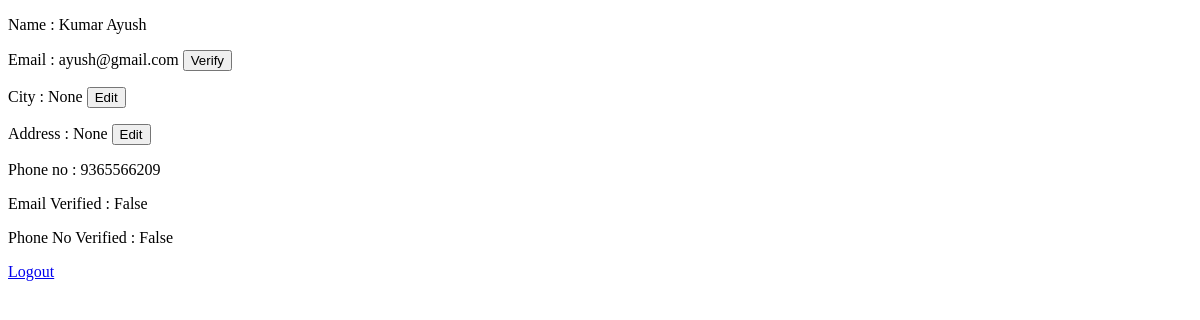
Before: /uprofile (signed in) with the older database file.
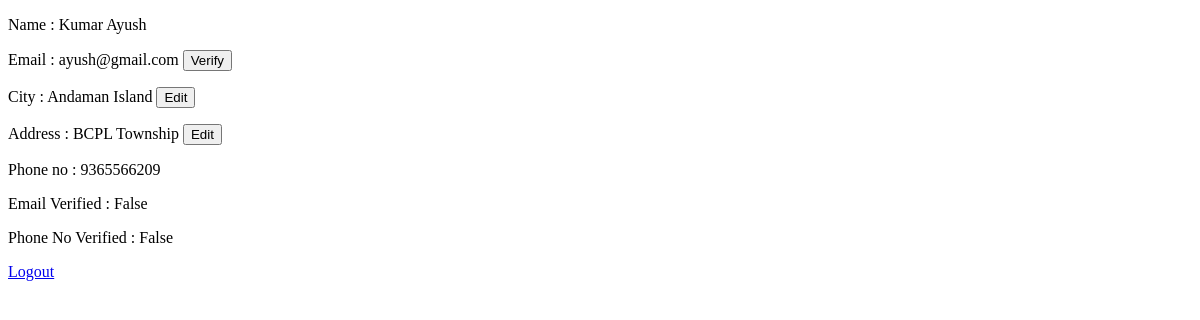
After: the same page with the newer database file.
### models.py (models this page shows, shortened)
class User(UserMixin,db.Model):
    __tablename__="user"
    u_id=db.Column(db.Integer,autoincrement=True,primary_key=True)
    u_f_name=db.Column(db.String,nullable=False,unique=True)
    u_l_name = db.Column(db.String, nullable=False, unique=True)
    date_registred=db.Column(db.DateTime,default=db.func.current_timestamp())
    u_city=db.Column(db.String)
    u_address=db.Column(db.String)
    u_phoneno=db.Column(db.Integer,unique=True,nullable=False)
    u_email=db.Column(db.String,unique=True,nullable=False)
    u_pwd=db.Column(db.String,nullable=False)
    u_img_profile=db.Column(db.String)
    isBlock = db.Column(db.Boolean, default=False)
    e_verification = db.Column(db.Boolean, default=False)
    p_verification = db.Column(db.Boolean, default=False)

### main.py (the view)
@app.route('/uprofile')
@login_required
def uprofile():
    return render_template("U_Profile.html",user=current_user)

### main.py (called while the page is built)
@login_manager.user_loader
def load_user(user_id):
    parts=str(user_id).split("-")
    if len(parts)!=2:
        return None
    user_type,user_id=parts
    if user_type=="user":
        return User.query.get(int(user_id))
    elif user_type=="prof":
        return Professional.query.get(int(user_id))
    elif user_type=="admin":
        return Admin.query.get(int(user_id))
    else:
        return None

### templates/U_Profile.html (shortened to what this page needs)
<!DOCTYPE html>
<html lang="en">
<head>
</head>
<body>
<p>Name : {{user.u_f_name}} {{user.u_l_name}}</p>
<p>Email : {{user.u_email}} {% if user.e_verification == False %}<button onclick="verify_email()">Verify</button>{% else %}<span style="display:inline;color:green">Verified</span>{% endif %}</p>
<p>City : {{user.u_city}} <button onclick="city()">Edit</button></p>
<p>Address : {{user.u_address}} <button onclick="address()">Edit</button></p>
<p>Phone no : {{user.u_phoneno}}</p>
<p>Email Verified : {{user.e_verification}}</p>
<p>Phone No Verified : {{user.p_verification}}</p>
<a href="/ulogout">Logout</a>
</body>
</html>

Changed rows visible on the page:
changed User "Kumar": u_city "None" → "Andaman Island"; u_address "None" → "BCPL Township"
